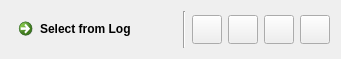
<?xml version="1.0" encoding="UTF-8"?>
<ui version="4.0">
 <class>SelectQueryNavigation</class>
 <widget class="QWidget" name="SelectQueryNavigation">
  <property name="geometry">
   <rect>
    <x>0</x>
    <y>0</y>
    <width>341</width>
    <height>59</height>
   </rect>
  </property>
  <property name="sizePolicy">
   <sizepolicy hsizetype="Expanding" vsizetype="Minimum">
    <horstretch>0</horstretch>
    <verstretch>0</verstretch>
   </sizepolicy>
  </property>
  <property name="minimumSize">
   <size>
    <width>341</width>
    <height>0</height>
   </size>
  </property>
  <property name="windowTitle">
   <string>Form</string>
  </property>
  <layout class="QHBoxLayout" name="horizontalLayout">
   <item>
    <widget class="QCommandLinkButton" name="m_exec">
     <property name="text">
      <string>Select from Log</string>
     </property>
     <property name="icon">
      <iconset resource="resources.qrc">
       <normaloff>:/img/exec_22x22.png</normaloff>:/img/exec_22x22.png</iconset>
     </property>
     <property name="iconSize">
      <size>
       <width>22</width>
       <height>22</height>
      </size>
     </property>
    </widget>
   </item>
   <item>
    <widget class="Line" name="line">
     <property name="orientation">
      <enum>Qt::Vertical</enum>
     </property>
    </widget>
   </item>
   <item>
    <widget class="QToolButton" name="m_toBegin">
     <property name="text">
      <string/>
     </property>
     <property name="icon">
      <iconset resource="resources.qrc">
       <normaloff>:/img/2leftarrow_22x22.png</normaloff>:/img/2leftarrow_22x22.png</iconset>
     </property>
     <property name="iconSize">
      <size>
       <width>22</width>
       <height>22</height>
      </size>
     </property>
    </widget>
   </item>
   <item>
    <widget class="QToolButton" name="m_prev">
     <property name="text">
      <string/>
     </property>
     <property name="icon">
      <iconset resource="resources.qrc">
       <normaloff>:/img/1leftarrow_22x22.png</normaloff>:/img/1leftarrow_22x22.png</iconset>
     </property>
     <property name="iconSize">
      <size>
       <width>22</width>
       <height>22</height>
      </size>
     </property>
    </widget>
   </item>
   <item>
    <widget class="QToolButton" name="m_next">
     <property name="text">
      <string/>
     </property>
     <property name="icon">
      <iconset resource="resources.qrc">
       <normaloff>:/img/1rightarrow_22x22.png</normaloff>:/img/1rightarrow_22x22.png</iconset>
     </property>
     <property name="iconSize">
      <size>
       <width>22</width>
       <height>22</height>
      </size>
     </property>
    </widget>
   </item>
   <item>
    <widget class="QToolButton" name="m_toEnd">
     <property name="text">
      <string/>
     </property>
     <property name="icon">
      <iconset resource="resources.qrc">
       <normaloff>:/img/2rightarrow_22x22.png</normaloff>:/img/2rightarrow_22x22.png</iconset>
     </property>
     <property name="iconSize">
      <size>
       <width>22</width>
       <height>22</height>
      </size>
     </property>
    </widget>
   </item>
  </layout>
 </widget>
 <resources>
  <include location="resources.qrc"/>
 </resources>
 <connections/>
</ui>
